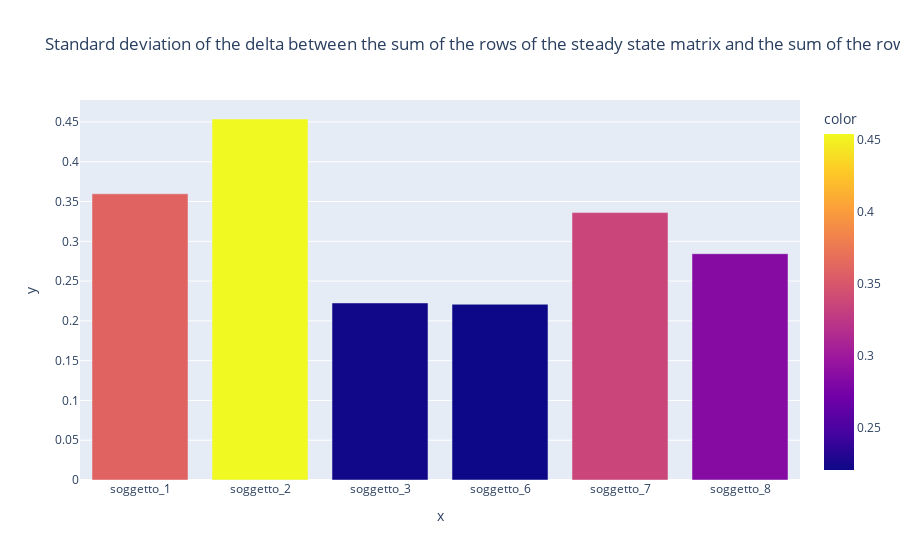

Notebook code cell kept with this figure:
### Code cell
fig = px.bar(df_steady_delta.std(axis=0), x=df_steady_delta.std(axis=0).index, y=df_steady_delta.std(axis=0).values, color=df_steady_delta.std(axis=0), title="Standard deviation of the delta between the sum of the rows of the steady state matrix and the sum of the rows of the original matrix")
fig.show()

### Figure 1 — Plotly figure (JSON) as saved in the notebook; plotly's stock layout.template omitted (floating-point values rounded to 4 significant figures)
{"data": [{"alignmentgroup": "True", "hovertemplate": "x=%{x}<br>y=%{y}<br>color=%{marker.color}<extra></extra>", "legendgroup": "", "marker": {"color": [0.3597, 0.4537, 0.2225, 0.2209, 0.3361, 0.2844], "coloraxis": "coloraxis", "pattern": {"shape": ""}}, "name": "", "offsetgroup": "", "orientation": "v", "showlegend": false, "textposition": "auto", "type": "bar", "x": ["soggetto_1", "soggetto_2", "soggetto_3", "soggetto_6", "soggetto_7", "soggetto_8"], "xaxis": "x", "y": [0.3597, 0.4537, 0.2225, 0.2209, 0.3361, 0.2844], "yaxis": "y"}], "layout": {"barmode": "relative", "coloraxis": {"colorbar": {"title": {"text": "color"}}, "colorscale": [[0, "#0d0887"], [0.1111, "#46039f"], [0.2222, "#7201a8"], [0.3333, "#9c179e"], [0.4444, "#bd3786"], [0.5556, "#d8576b"], [0.6667, "#ed7953"], [0.7778, "#fb9f3a"], [0.8889, "#fdca26"], [1, "#f0f921"]]}, "legend": {"tracegroupgap": 0}, "title": {"text": "Standard deviation of the delta between the sum of the rows of the steady state matrix and the sum of the rows of the original matrix"}, "xaxis": {"anchor": "y", "domain": [0, 1], "title": {"text": "x"}}, "yaxis": {"anchor": "x", "domain": [0, 1], "title": {"text": "y"}}}}
